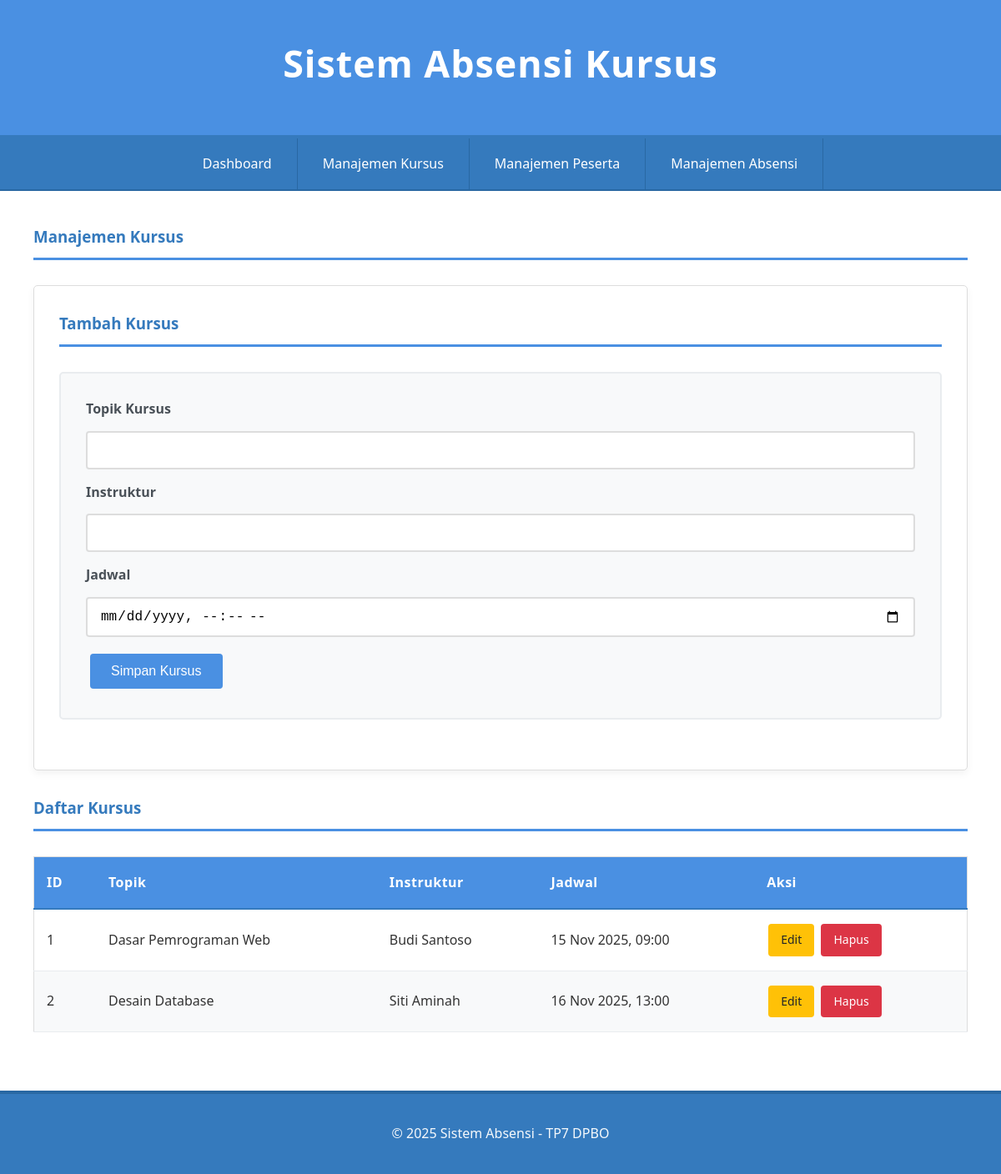
/index.php?page=courses, run on the app's committed database.
### tables this page shows
CREATE TABLE `courses` (
  `id` int(11) NOT NULL,
  `topic` varchar(255) NOT NULL,
  `instructor` varchar(100) NOT NULL,
  `schedule` datetime DEFAULT NULL
);

### class/Course.php (called while the page is built, shortened)
<?php
class Course {
    private $conn;
    private $table_name = "courses";
    public function __construct($db) {
        $this->conn = $db;
    }
    public function read() {
        $query = "SELECT * FROM " . $this->table_name;
        $stmt = $this->conn->prepare($query);
        $stmt->execute();
        return $stmt;
    }
}
?>

### view/courses.php (the view, shortened to what this page needs)
<?php
$edit_data = null;
?>
<h3>Manajemen Kursus</h3>
<div class="card">
    <h3><?php echo $edit_data ? 'Edit' : 'Tambah'; ?> Kursus</h3>
    <form action="index.php" method="POST">
        <label for="topic">Topik Kursus</label>
        <input type="text" id="topic" name="topic" value="<?php echo $edit_data['topic'] ?? ''; ?>" required>
        <label for="instructor">Instruktur</label>
        <input type="text" id="instructor" name="instructor" value="<?php echo $edit_data['instructor'] ?? ''; ?>" required>
        <label for="schedule">Jadwal</label>
        <input type="datetime-local" id="schedule" name="schedule" value="<?php echo $edit_data ? date('Y-m-d\TH:i', strtotime($edit_data['schedule'])) : ''; ?>" required>
        <button type="submit"><?php echo $edit_data ? 'Update' : 'Simpan'; ?> Kursus</button>
    </form>
</div>
<h3>Daftar Kursus</h3>
<table>
    <thead>
        <tr>
            <th>ID</th>
            <th>Topik</th>
            <th>Instruktur</th>
            <th>Jadwal</th>
            <th>Aksi</th>
        </tr>
    </thead>
    <tbody>
        <?php
        $stmt = $course->read();
        while ($row = $stmt->fetch()):
        ?>
        <tr>
            <td><?php echo $row['id']; ?></td>
            <td><?php echo $row['topic']; ?></td>
            <td><?php echo $row['instructor']; ?></td>
            <td><?php echo date('d M Y, H:i', strtotime($row['schedule'])); ?></td>
            <td class="table-actions">
                <a href="index.php?page=courses&form=edit&id=<?php echo $row['id']; ?>" class="btn btn-warning">Edit</a>
                <a href="index.php?action=delete_course&id=<?php echo $row['id']; ?>" onclick="return confirm('Yakin hapus data ini?')" class="btn btn-danger">Hapus</a>
            </td>
        </tr>
        <?php endwhile; ?>
    </tbody>
</table>

### style.css (style rules this page uses)
* { margin: 0; padding: 0; box-sizing: border-box; }
body { font-family: 'Segoe UI', Tahoma, Geneva, Verdana, sans-serif; background-color: #f5f7fa; color: #333; line-height: 1.6; min-height: 100vh; }
h2, h3 { color: #357abd; margin-bottom: 25px; font-weight: 600; border-bottom: 3px solid #4a90e2; padding-bottom: 10px; }
table { width: 100%; border-collapse: collapse; margin: 30px 0; background-color: white; border: 1px solid #ddd; }
th { background-color: #4a90e2; color: white; padding: 18px 15px; text-align: left; font-weight: 600; font-size: 1em; letter-spacing: 0.5px; border-bottom: 2px solid #357abd; }
td { padding: 15px; border-bottom: 1px solid #e9ecef; transition: background-color 0.2s ease; vertical-align: middle; }
tbody tr:nth-child(even) { background-color: #f8f9fa; }
form { background-color: #f8f9fa; padding: 30px; margin: 30px 0; border: 2px solid #e9ecef; border-radius: 5px; }
input, select, textarea { width: 100%; padding: 12px 15px; margin: 8px 0 15px 0; border: 2px solid #ddd; border-radius: 4px; font-size: 16px; transition: border-color 0.3s ease; background-color: white; }
label { font-weight: 600; color: #495057; margin-bottom: 5px; display: block; }
button, .btn { background-color: #4a90e2; color: white; padding: 12px 25px; border: none; border-radius: 4px; cursor: pointer; font-size: 16px; font-weight: 500; transition: all 0.3s ease; text-decoration: none; display: inline-block; margin: 5px; }
.btn-danger { background-color: #dc3545; }
.btn-warning { background-color: #ffc107; color: #212529; }
.card { background: white; padding: 30px; margin: 30px 0; border: 1px solid #ddd; border-radius: 5px; box-shadow: 0 4px 10px rgba(0,0,0,0.05); }
.card h3 { margin-top: 0; }
.table-actions { white-space: nowrap; }
.table-actions .btn { margin: 2px; padding: 8px 15px; font-size: 14px; }

### data on the page
courses: id "1", topic "Dasar Pemrograman Web", instructor "Budi Santoso", schedule "15 Nov 2025, 09:00"
courses: id "2", topic "Desain Database", instructor "Siti Aminah", schedule "16 Nov 2025, 13:00"
